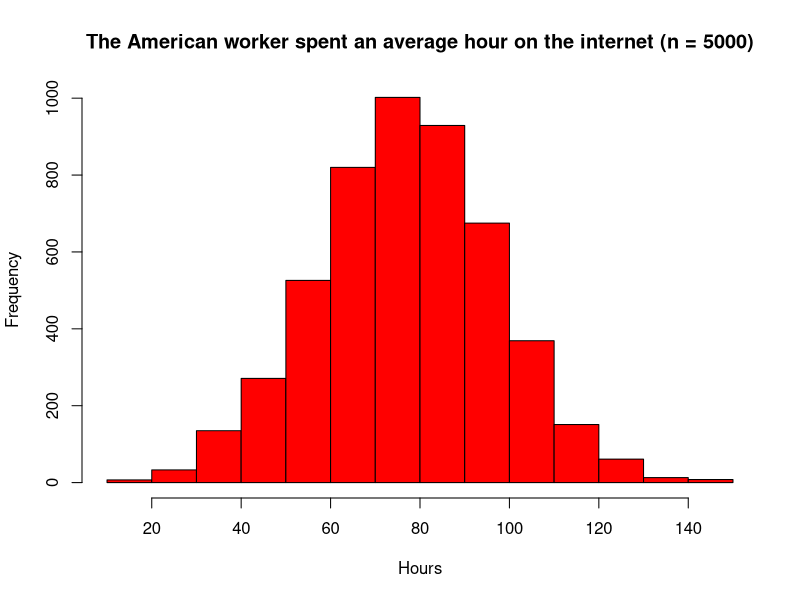
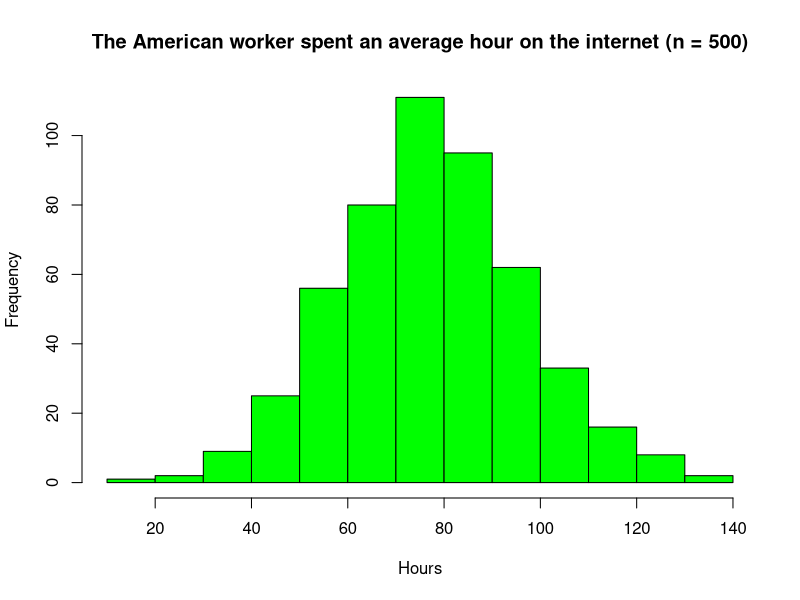

Write the R code that produced these figures, in order.
#a
pnorm(50, mean = 77, sd = 20)

#b
(1 - pnorm(100, mean = 77, sd = 20)) * 100

#c
pnorm(90, mean = 77, sd = 20) - pnorm(40, mean = 77, sd = 20)

#d
set.seed(123)  
sample_5000 <- rnorm(5000, mean = 77, sd = 20)
sample_500  <- rnorm(500, mean = 77, sd = 20)

hist(sample_5000, col = "red", main = "The American worker spent an average hour on the internet (n = 5000)", xlab = "Hours")

hist(sample_500, col = "green", main = "The American worker spent an average hour on the internet (n = 500)", xlab = "Hours")
